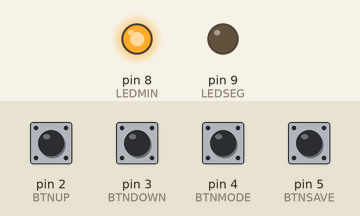
Simulated run of this sketch. Board: Arduino Uno, built with avr-gcc and run on an emulated ATmega328P. Parts: output pins drawn as LEDs (lit = HIGH). Inputs (shaded band) come from the test bench; at power-on: pin 2 (BTNUP), pin 3 (BTNDOWN), pin 4 (BTNMODE), pin 5 (BTNSAVE) HIGH. What the sketch prints to the serial monitor is not drawn.

Above: at 1.2 s.
1.3 s: pin 4 (BTNMODE) pulled LOW for 1 s
At 3.5 s:
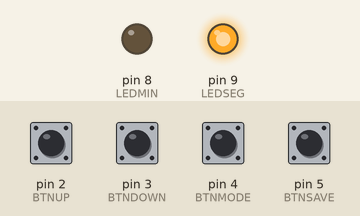
7.5 s: pin 4 (BTNMODE) pulled LOW for 0.15 s
At 8.7 s:
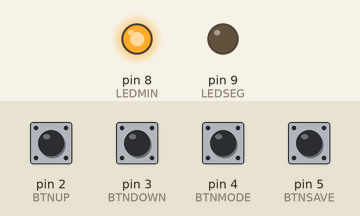
Timing chart, 0 to 10.5 s (numbered marks = the images above; inputs shaded):
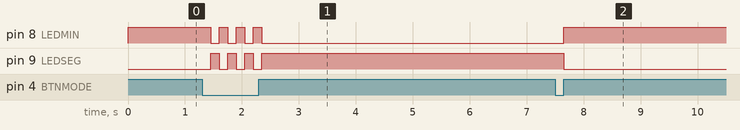

The sketch:

SimulacroExamenEC1.ino
```cpp
#include "funciones.h"
void setup() {

  conf();


}

void loop() {
  subir();
  bajar();
  mode();
  led();
  save();
}
```

funciones.cpp
```cpp
#include "funciones.h"

uint8_t minu = 0;
uint8_t seg = 0;
uint8_t tito = 1;
bool estadodeboton = HIGH;
bool estadodeboton1 = HIGH;
bool estadodeboton2 = HIGH;
bool estadodeboton3 = HIGH;
void conf(){
  pinMode(BTNUP, INPUT);
  pinMode(BTNDOWN, INPUT);
  pinMode(BTNMODE, INPUT);
  pinMode(BTNSAVE, INPUT);
  pinMode(LEDMIN, OUTPUT);
  pinMode(LEDSEG, OUTPUT);

  Serial.begin(BAUDRATE);

  minu = EEPROM.read(CELDAMIN);
  seg = EEPROM.read(CELDASEG);

  // Validar rangos por si hay basura en EEPROM
  if (minu   < minuMin   || minu   > minuMax)   minu   = 0;
  if (seg < segMin || seg > segMax) seg = 0;

  Serial.print("minutos: ");
  Serial.println(minu);
  Serial.print("segundos: ");
  Serial.println(seg);
}
void subir(){
  estadodeboton= digitalRead(BTNUP);
  if(estadodeboton == LOW){
    if(tito % 2 == 0){
      if(seg < segMax){
        seg++;
        Serial.print("segundos : ");
        Serial.println(seg);
        delay(150);
      }

        }
      else{
        if(minu < minuMax){
          minu++;
          Serial.print("minutos : ");
          Serial.println(minu);
        delay(150);

        }
      }
    }
}

void bajar(){
estadodeboton2= digitalRead(BTNDOWN);
  if(estadodeboton2 == LOW){
    if(tito % 2 == 0){
      if(seg > segMin){
         seg -= STEP;
        Serial.print("segundos : ");
        Serial.println(seg);
        delay(150);
      }

        }
      else{
        if(minu > minuMin){
          minu -= STEP;
          Serial.print("minutos : ");
          Serial.println(minu);
        delay(150);
        }
      }
    }
}


void mode(){
  estadodeboton1 = digitalRead(BTNMODE);
  if(estadodeboton1 == LOW){
     tito++;
     delay(150);
  }
}

void led(){
    if(tito % 2 ==0){
      digitalWrite(LEDSEG, HIGH);
      digitalWrite(LEDMIN, LOW);
    }
    else{
        digitalWrite(LEDMIN, HIGH);
        digitalWrite(LEDSEG, LOW);
      }
  }

void save(){
   estadodeboton3 = digitalRead(BTNSAVE);
  if(estadodeboton3 == LOW){
  EEPROM.update(CELDAMIN, (uint8_t)minu);
  EEPROM.update(CELDASEG, (uint8_t)seg);
      delay(150);
        Serial.print("minuto guardado : ");
        Serial.println(minu);
        Serial.print("segundo guardado : ");
        Serial.println(seg);
}
}
```

funciones.h
```cpp
#ifndef FUNCIONES_H
#define FUNCIONES_H

#include <Arduino.h>
#include <EEPROM.h>

#define BTNUP 2
#define BTNDOWN 3
#define BTNMODE 4
#define BTNSAVE 5
#define LEDMIN 8
#define LEDSEG 9
#define CELDAMIN 0
#define CELDASEG 1
#define BAUDRATE 9600
#define minuMin 0
#define minuMax 59
#define segMin 0
#define segMax 59
#define STEP 1
//VARIABLES
extern bool estadodeboton;
extern bool estadodeboton1;
extern bool estadodeboton2;
extern bool estadodeboton3;
extern uint8_t minu;
extern uint8_t seg;
extern uint8_t tito; //variable praa alternar modos min y seg
void conf();
void subir();
void bajar();
void mode();
void led();
void save();

#endif
```

Measured:
- after the input at 1.3 s, pin 8 (LEDMIN): alternates HIGH for 0.15 s and LOW for 0.15 s, 7 changes in all, then stays LOW, starting after 0.15 s; pin 9 (LEDSEG): alternates HIGH for 0.15 s and LOW for 0.15 s, 7 changes in all, then stays HIGH, starting after 0.15 s
- after the input at 7.5 s, pin 8 (LEDMIN): LOW → HIGH after 0.15 s; pin 9 (LEDSEG): HIGH → LOW after 0.15 s
